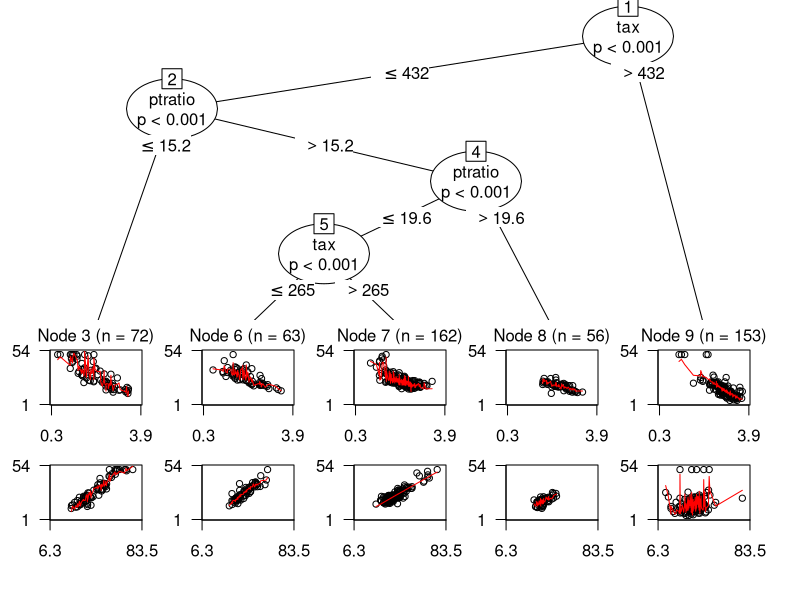
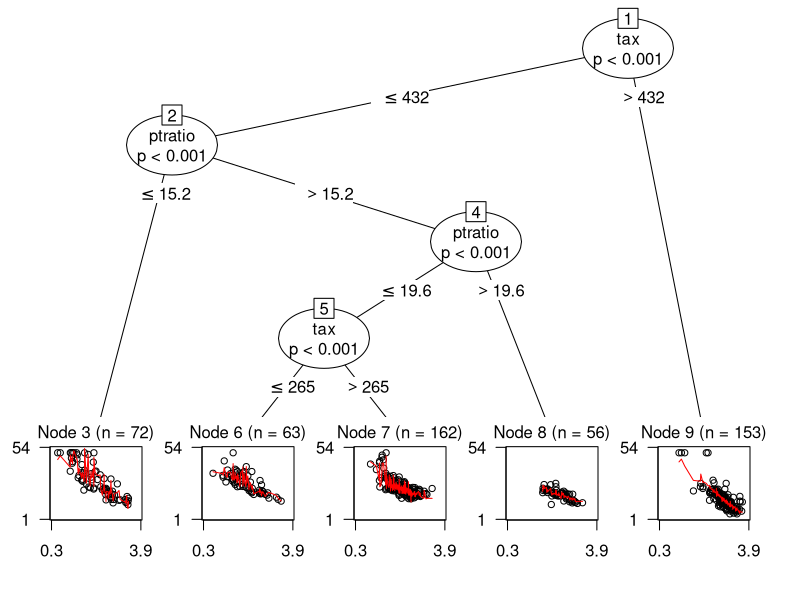
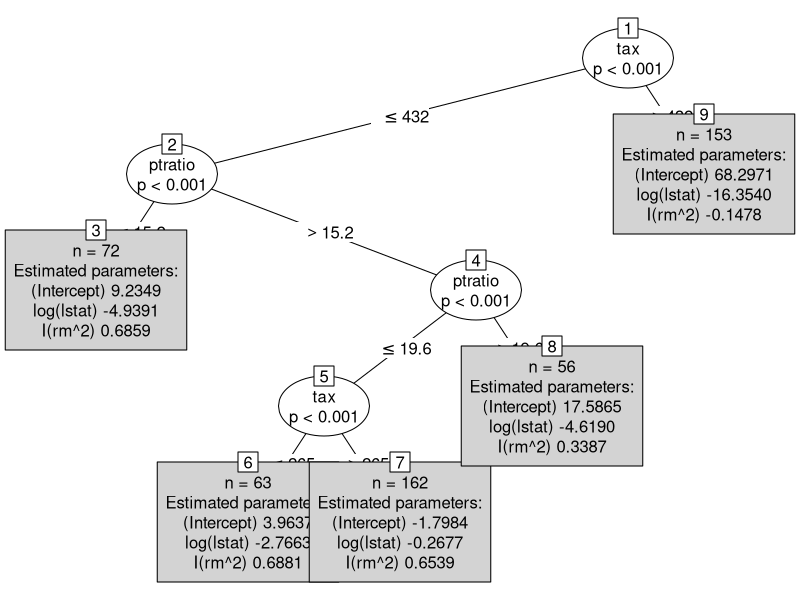

Write R code to recreate these figures, in order.
library("partykit")
## Boston housing data
data("BostonHousing", package = "mlbench")
BostonHousing <- transform(BostonHousing,
                           chas = factor(chas, levels = 0:1, labels = c("no", "yes")),
                           rad = factor(rad, ordered = TRUE))

## linear model tree
bh_tree <- lmtree(medv ~ log(lstat) + I(rm^2) | zn +
                    indus + chas + nox + age + dis + rad + tax + crim + b + ptratio,
                  data = BostonHousing, minsize = 40)

## printing whole tree or individual nodes
print(bh_tree)
print(bh_tree, node = 7)

## plotting
plot(bh_tree)
plot(bh_tree, tp_args = list(which = "log(lstat)"))
plot(bh_tree, terminal_panel = NULL)

## estimated parameters
coef(bh_tree)
coef(bh_tree, node = 9)
summary(bh_tree, node = 9)

## various ways for computing the mean squared error (on the training data)
mean((BostonHousing$medv - fitted(bh_tree))^2)
mean(residuals(bh_tree)^2)
deviance(bh_tree)/sum(weights(bh_tree))
deviance(bh_tree)/nobs(bh_tree)

## log-likelihood and information criteria
logLik(bh_tree)
AIC(bh_tree)
BIC(bh_tree)
## (Note that this penalizes estimation of error variances, which
## were treated as nuisance parameters in the fitting process.)

## different types of predictions
bh <- BostonHousing[c(1:50), ]
predict(bh_tree, newdata = bh, type = "node")
#predict(bh_tree, newdata = bh, type = "response")
#predict(bh_tree, newdata = bh, type = function(object) summary(object)$r.squared)
split(bh, predict(bh_tree, newdata = bh, type = "node"))
nodeapply(bh_tree, nodeids(bh_tree), function(x) info_node(x)$nobs)
data_party(bh_tree, id = 3)
